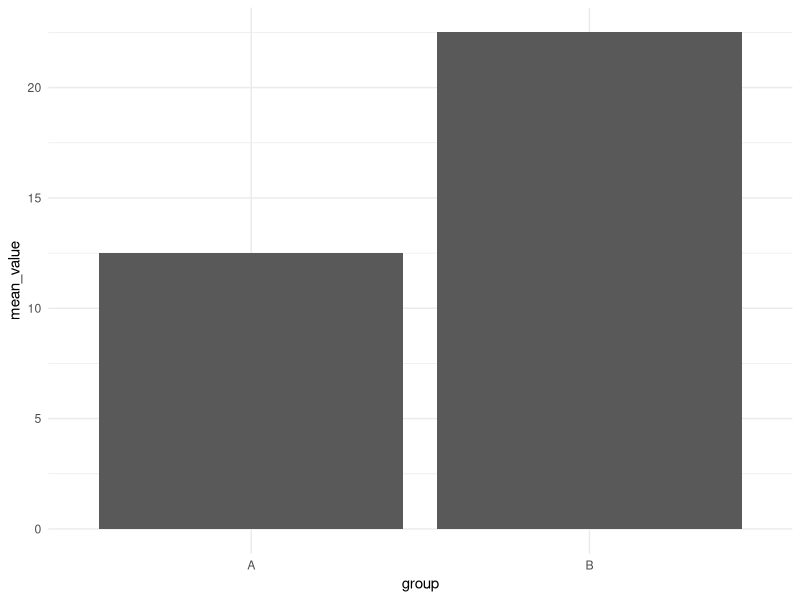

Write R code to recreate this figure.
## ---- chunk 1
df <- data.frame(
  group = c("A", "A", "B", "B"),
  value = c(10, 15, 20, 25)
)

df
## ---- chunk 2
library(dplyr)

df_summary <- df |>
  group_by(group) |>
  summarise(mean_value = mean(value))

df_summary
## ---- chunk 3
library(ggplot2)

ggplot(df_summary, aes(x = group, y = mean_value)) +
  geom_col() +
  theme_minimal()
